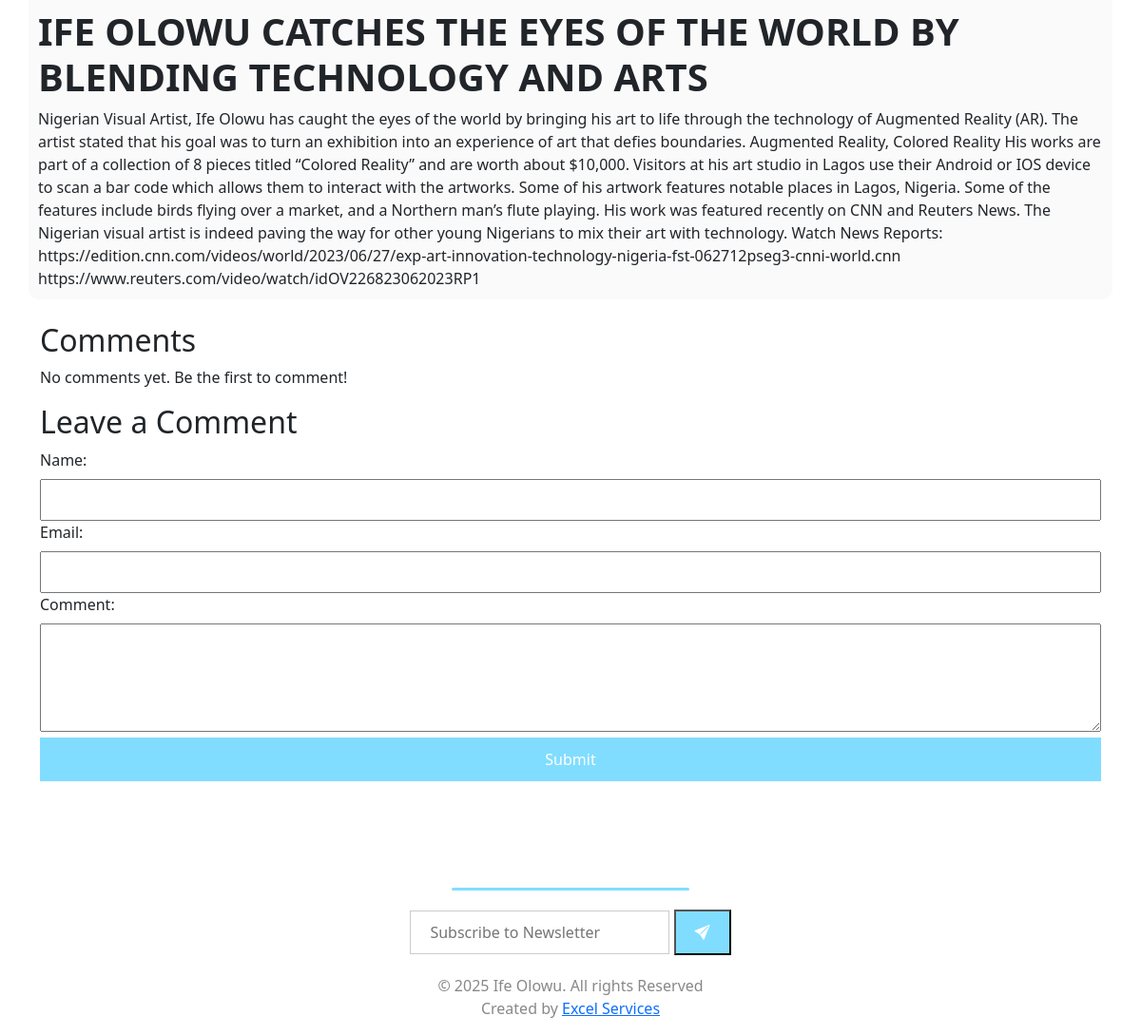
Page /blog/6/ (lower part) on the earlier database version.
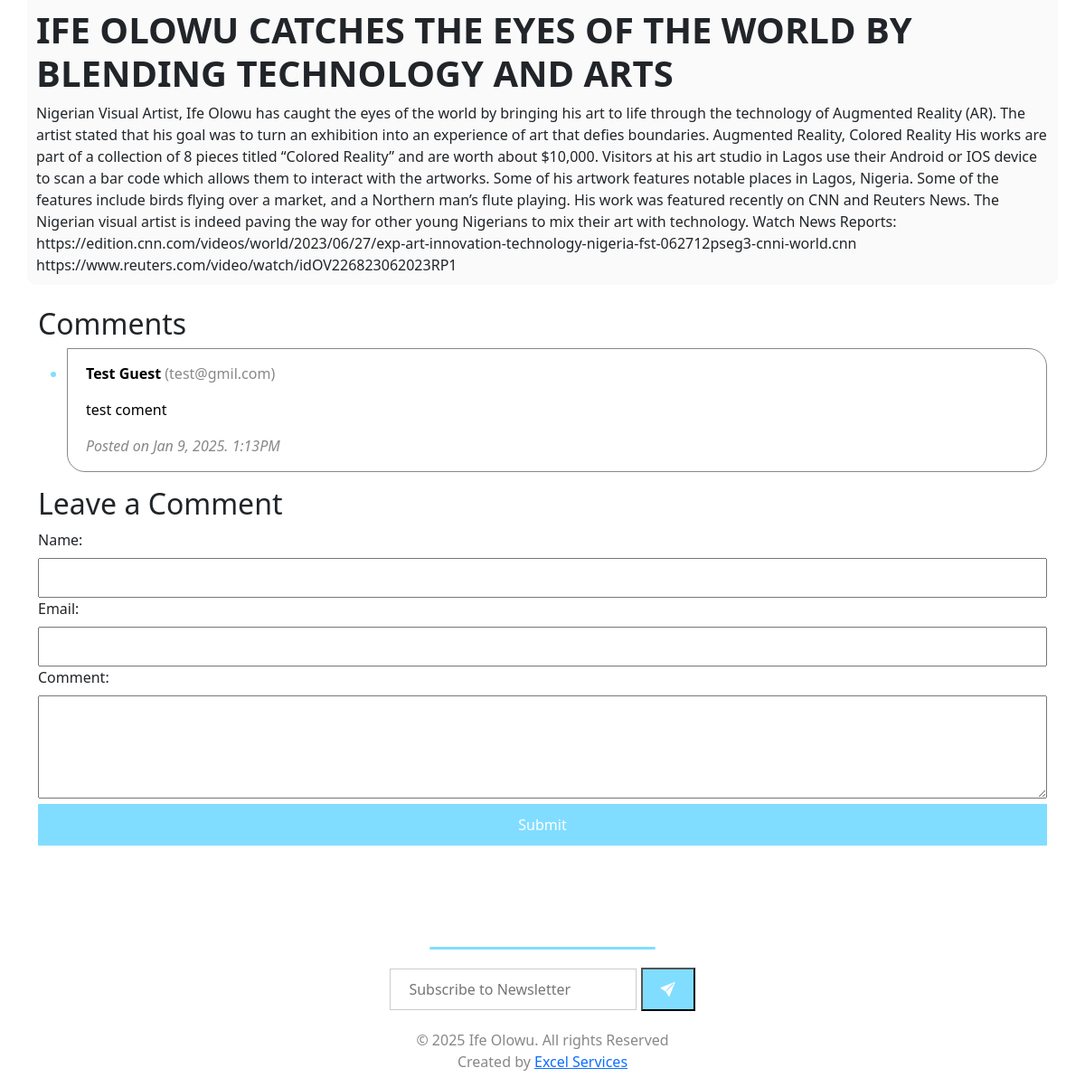
Same page on the later database version.
### blog/models.py (models this page shows, shortened)
class Comment(models.Model):
    id = models.AutoField(primary_key=True)
    blog_post = models.ForeignKey(BlogPost, on_delete=models.CASCADE, related_name='comments')
    name = models.CharField(max_length=100)  # Name of the commenter
    email = models.EmailField()
    content = models.TextField()  # Comment content
    date_created = models.DateTimeField(auto_now_add=True)

### blog/views.py (the view)
# urls.py: path('<int:post_id>/', views.blog_detail, name='blog_detail'),
def blog_detail(request, post_id):
    post = get_object_or_404(BlogPost, id=post_id)
    comments = post.comments.all()  # Get all comments for the post
    if request.method == 'POST':
        form = CommentForm(request.POST)
        if form.is_valid():
            comment = form.save(commit=False)
            comment.blog_post = post  # Associate comment with the current blog post
            comment.save()
            messages.success(request, 'Your comment has been submitted successfully.')
            return redirect('blog_detail', post_id=post.id)
    else:
        messages.error(request, "You haven't Commented yet")
        form = CommentForm()
    return render(request, 'blog/blog_detail.html', {'post': post, 'comments': comments, 'form': form})

### blog/forms.py
class CommentForm(forms.ModelForm):
    class Meta:
        model = Comment
        fields = ['name', 'email', 'content']  # Fields to display in the form
        widgets = {
            'content': forms.Textarea(attrs={'rows': 4}),
        }

### blog/templates/blog/blog_detail.html (shortened to what this page needs)
{% load static %}
<!DOCTYPE html>
<html lang="en">
<head>
  <link href="https://cdn.jsdelivr.net/npm/bootstrap@5.3.0/dist/css/bootstrap.min.css" rel="stylesheet">
  <link href="https://cdn.jsdelivr.net/npm/bootstrap-icons/font/bootstrap-icons.css" rel="stylesheet">
   {% load humanize %}
</head>
<body>
        <br><br>
        <div class="info-area">
            <br><br>
            <div class="container" style="display: static;">
                <div class="row">
                    <div class="post col"><p></p>
                        <br>
                        <span class="blog-content"><h1><b>{{ post.title|upper }}</b></h1>{{ post.content }}</span>
                    </div>
                    <div class="comments col-12"><br>
                    <h2>Comments</h2>
                    {% if comments %}
                        <ul>
                            {% for comment in comments %}
                                <li class="comment-s">
                                    <p><strong style="color: #000;">{{ comment.name }}</strong> ({{ comment.email }})</p>
                                    <p style="color: #000;">{{ comment.content }}</p>
                                    <p><em>Posted on {{ comment.date_created|date:"M j, Y. g:iA" }}</em></p>
                                </li>
                            {% endfor %}
                        </ul>
                    {% else %}
                        <p>No comments yet. Be the first to comment!</p>
                    {% endif %}
                    <h2>Leave a Comment</h2>
                        <form method="POST">
                            <div>
                                <label class="com" for="id_name">Name:</label>
                                <input class="com" type="text" name="name" id="id_name" value="{{ form.name.value|default:'' }}" required>
                            </div>
                            <div>
                                <label class="com" for="id_email">Email:</label>
                                <input class="com" type="email" name="email" id="id_email" value="{{ form.email.value|default:'' }}" required>
                            </div>
                            <div>
                                <label class="com" for="id_content">Comment:</label>
                                <textarea class="com" name="content" id="id_content" rows="4" required>{{ form.content.value|default:'' }}</textarea>
                            </div>
                            <button class="com" type="submit">Submit</button>
                        </form>
                    </div>
                </div>
            </div>
        </div>
<br>
<br><br>
        <footer class="">
            <center>
                <div class="footer-line"></div>
                <form class="newsletter" action="">
                    <input class="form-input" style="border: 1px solid #ccc;" type="email" placeholder="Subscribe to Newsletter">
                    <button class="form-input btn-blue"><i class="bi bi-send-fill"></i></button>
                </form>
                <p style="color: #888888;">&copy; <script>document.write(new Date().getFullYear())</script> Ife Olowu. All rights Reserved <br> Created by <a href="http://wa.me/+23430920952/">Excel Services</a></p>
            </center>
        </footer>
    </body>
</html>

Differences in the rows shown:
added Comment: name "Test Guest", email "test@gmil.com", content "test coment", date_created "Jan 9, 2025. 1:13PM"
Other differences:
text no longer shown: "No comments yet. Be the first to comment!"
